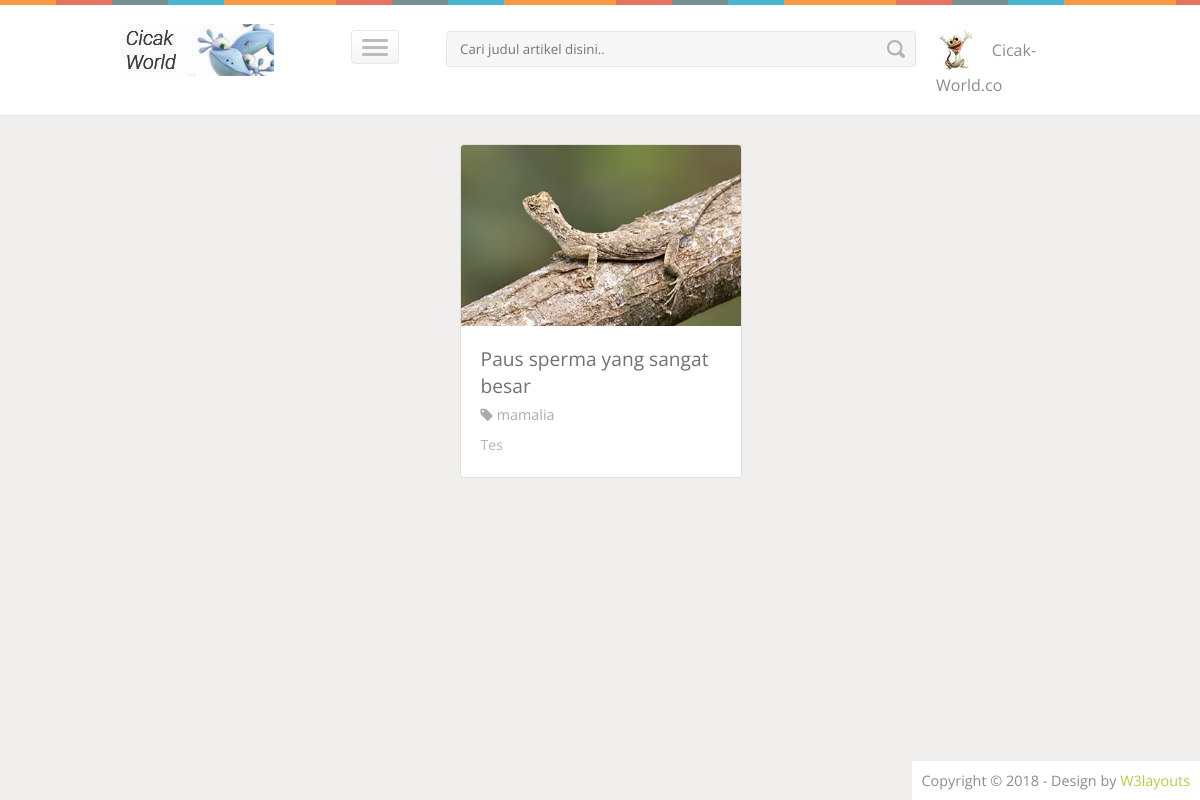
Before: / with the older database file.
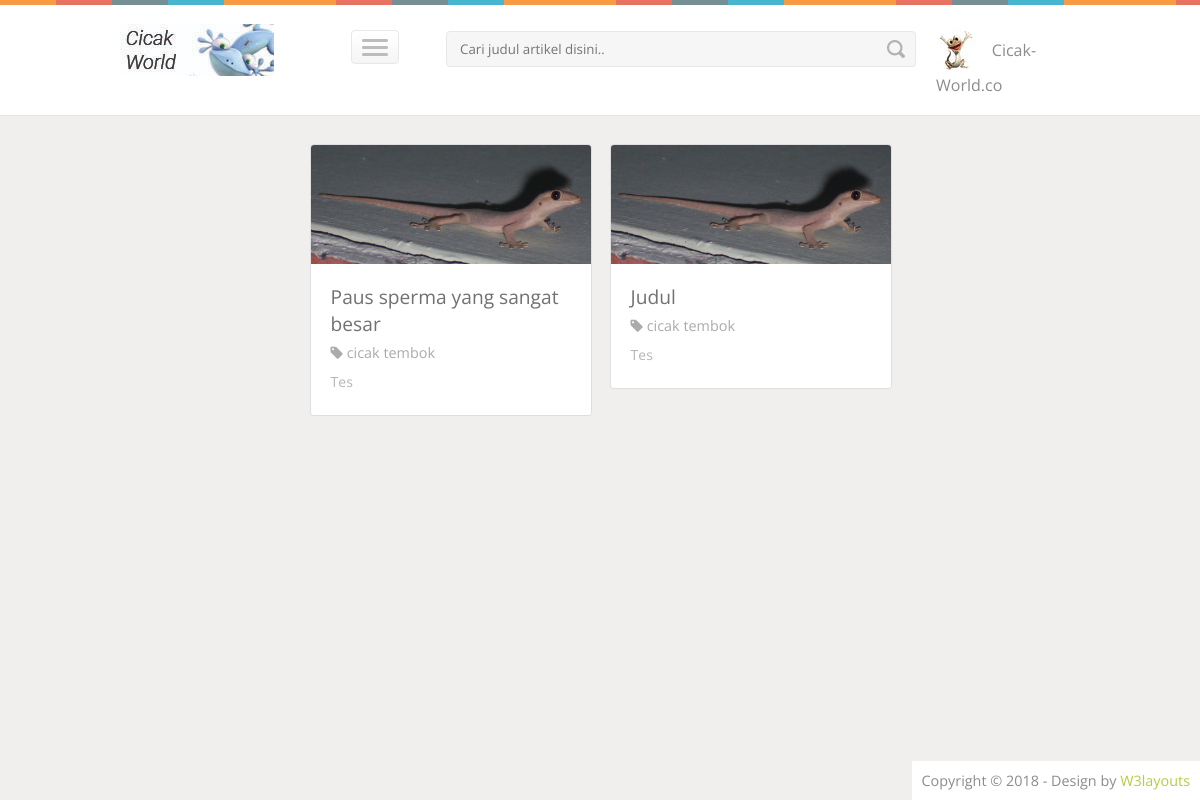
After: the same page with the newer database file.
### tables this page shows
CREATE TABLE `artikel` (
  `id` int(4) NOT NULL,
  `judul` varchar(100) NOT NULL,
  `kategori` varchar(30) NOT NULL,
  `tanggal_post` timestamp NOT NULL DEFAULT CURRENT_TIMESTAMP,
  `tanggal_edit` timestamp NULL DEFAULT NULL,
  `status` char(2) NOT NULL DEFAULT '1',
  `konten` text NOT NULL
);

### application/controllers/Site.php (called while the page is built, shortened)
<?php
class Site extends CI_Controller {
	public function __construct(){
		$this->load->model('artikel_model', 'artikel');
		$this->load->model('komentar_model', 'komentar');
		$this->load->model('user_model', 'user');
	}
	public function index()
	{
		$data['title'] = 'Informasi lengkap binatang - Cicak-Wworld.co';
		$data['page'] = 'site/index';
		$data['query'] = $this->artikel->get_all_home()->result_array();
		$this->load->view('core/layout/base_app', $data);
	}
}

### index.php (called while the page is built, shortened)
<?php
require_once BASEPATH.'core/CodeIgniter.php';

### application/models/Artikel_model.php (called while the page is built, shortened)
<?php
class Artikel_model extends CI_Model {
	public function get_all_home()
	{
		$this->db->where('status', '1');
		return $this->db->get('artikel');
	}
}

### application/views/site/index.php (the view, shortened to what this page needs)
<div class="content">
	<div class="wrap">
		<div id="main" role="main">
		<?php if (!empty($query)) { ?>
		<ul id="tiles">
			<?php foreach($query as $artikel): ?>
				<li id="post-article" data="<?php echo $artikel['id']; ?>">
					<?php if ($artikel['kategori'] == 'cicak tembok') { ?>
						<img src="<?php echo base_url('asset/images/cicak/cicak-tembok.png'); ?>" width="282" height="auto">
					<?php } elseif ($artikel['kategori'] == 'cicak kayu') { ?>
						<img src="<?php echo base_url('asset/images/cicak/cicak-kayu.png'); ?>" width="282" height="auto">
					<?php } elseif ($artikel['kategori'] == 'cicak gula') { ?>
						<img src="<?php echo base_url('asset/images/cicak/cicak-gula.png'); ?>" width="282" height="auto">
					<?php } elseif ($artikel['kategori'] == 'cicak batu') { ?>
						<img src="<?php echo base_url('asset/images/cicak/cicak-batu.png'); ?>" width="282" height="auto">
					<?php } else { ?>
						<img src="<?php echo base_url('asset/images/cicak/cicak-terbang.png'); ?>" width="282" height="auto">
					<?php } ?>
					<div class="post-info">
						<div class="post-basic-info">
							<h3><a href="<?php echo base_url('site/view/').$artikel['id']; ?>"><?php echo $artikel['judul']; ?></a></h3>
							<span><a href="#"><i class="fa fa-tag"></i> <?php echo $artikel['kategori']; ?></a></span>
							<?php if (strlen(strip_tags($artikel['konten'])) < 100) { ?>
							<p><?php echo strip_tags($artikel['konten']) ?></p>
							<?php } else { ?>
							<p><?php echo substr(strip_tags($artikel['konten']), 0, 99)."..."; ?></p>
							<?php } ?>
						</div>
					</div>
				</li>
			<?php endforeach; ?>
		</ul>
		<?php } else { ?>
		<p>Kata kunci "<?php echo $search ?>" tidak ditemukan.</p>
		<?php } ?>
		</div>
	</div>
</div>

### application/views/core/layout/base_app.php (shortened to what this page needs)
<!DOCTYPE HTML>
<html>
	<head>
		<link href="<?php echo base_url('asset/css/style.css') ?>" rel='stylesheet' type='text/css' />
		<link rel="stylesheet" href="<?php echo base_url('asset/css/main.css') ?>">
		<link rel="stylesheet" type="text/css" href="<?php echo base_url('asset/font-awesome/css/font-awesome.min.css'); ?>">
	</head>
	<body>
			<?php $this->load->view('core/navigation/default'); ?>
			<?php $this->load->view($page); ?>
		<div class="footer">
			<p>Copyright &copy; <?php echo date('Y'); ?> - Design by <a href="http://w3layouts.com/">W3layouts</a></p>
		</div>
	</body>
</html>

### application/views/core/navigation/default.php (shortened to what this page needs)
<div class="header">
	<div class="wrap">
		<div class="logo">
			<a href="<?php echo base_url() ?>"><img src="<?php echo base_url('asset/images/logo.jpg') ?>" title="pinbal" /></a>
		</div>
		<div class="nav-icon">
			 <a href="#" class="right_bt" id="activator"><span> </span> </a>
		</div>
		<div class="top-searchbar">
			<form method="get" action="<?php echo base_url('site/cari') ?>">
				<input type="text" name="q" placeholder="Cari judul artikel disini.." <?php if (isset($search)) { echo 'value = "'.$search.'"'; } ?> />
				<input type="submit" value="" />
			</form>
		</div>
		<div class="userinfo">
			<div class="user">
				<ul>
					<?php if($this->session->status == 'login_admin') { ?>
					<li><a href="<?php echo base_url('admin') ?>"><img src="<?php echo base_url('asset/images/user-pic.png') ?>" title="user-name" /><span>Admin</span></a></li>
					<?php } elseif ($this->session->status == 'login') { ?>
					<li><a href="<?php echo base_url('user/logout') ?>"><img src="<?php echo base_url('asset/images/cicak.jpg') ?>" title="Login" /><span>Logout</span></a></li>
					<?php } else { ?>
					<li><a href="<?php echo base_url('login') ?>"><img src="<?php echo base_url('asset/images/cicak.jpg') ?>" title="Login" /><span>Cicak-World.co</span></a></li>
					<?php } ?>
				</ul>
			</div>
		</div>
	</div>
</div>

### asset/css/style.css (style rules this page uses)
html,body,div,span,applet,object,iframe,h1,h2,h3,h4,h5,h6,p,blockquote,pre,a,abbr,acronym,address,big,cite,code,del,dfn,em,img,ins,kbd,q,s,samp,small,strike,strong,sub,sup,tt,var,b,u,i,dl,dt,dd,ol,nav ul,nav li,fieldset,form,label,legend,table,caption,tbody,tfoot,thead,tr,th,td,article,aside,canvas,details,embed,figure,figcaption,footer,header,hgroup,menu,nav,output,ruby,section,summary,time,mark,audio,video { margin:0;padding:0;border:0;font-size:100%;font:inherit;vertical-align:baseline; }
ol,ul { list-style:none;margin:0px;padding:0px; }
a { text-decoration:none; }
img { max-width:100%; }
body { font-family: 'Open Sans', sans-serif; background:#F0EFEE; }
.wrap { width:80%; margin:0 auto; }
.header { background:url(../images/border.png) repeat-x 0px 0px #FFF; padding: 1.5em 0 1.2em; border-bottom: 1px solid rgba(214, 213, 212, 0.64); position: fixed; width: 100%; top: 0; z-index: 999; }
.logo { float:left; }
.logo img { display:inline-block; }
.nav-icon { float: left; margin: 0.6% 2% 0 8%; width: 4.55%; }
.nav-icon a span { width:48px; height:34px; display:block; background:url(../images/nav-icon.png) no-repeat 0px 0px; }
.top-searchbar { float: left; width: 46%; position: relative; margin-left: 2em; }
.top-searchbar input[type="text"] { margin-top: 0.55em; width: 100%; padding: 0.58em 1em; border: 1px solid #E7E7E7; transition: border-color 0.3s all; -webkit-transition: border-color 0.3s all; -moz-transition: border-color 0.3s all; -o-transition: border-color 0.3s all; outline: none; border-radius: 0.3em; -webkit-border-radius: 0.3em; -moz-border-radius: 0.3em; -o-border-radius: 0.3em; -webkit-appearance: none; font-family: 'Open Sans', sans-serif; color:#777; position:relative; }
.top-searchbar input[type="text"] { background:#F7F6F6; }
.top-searchbar input[type="submit"] { position: absolute; background: url(../images/search-icon.png) no-repeat 0px 0px; height: 26px; width: 26px; display: inline-block; border: none; top: 12px; right: -22px; outline:none; cursor:pointer; }
.userinfo { float: right; width: 15%; margin-top: 0.3em; }
.user ul li { display:inline-block; }
.user ul li a span { vertical-align: middle; margin-left: 0.8em; font-size: 1em; }
.user ul li a { color:#8C8C8C; transition:0.5s all; -webkit-transition:0.5s all; -moz-transition:0.5s all; -o-transition:0.5s all; }
.user ul li a img { border-radius:30em; -webkit-border-radius:30em; -moz-border-radius:30em; -o-border-radius:30em; vertical-align:middle; }
.post-basic-info { padding: 7% 7% 5% 7%; }
.post-basic-info h3 a { color: #717171; font-size: 1.2em; margin-bottom: 0.2em; display: block; transition:0.5s all; -webkit-transition:0.5s all; -moz-transition:0.5s all; -o-transition:0.5s all; }
.post-basic-info span a { color:#ACAAAA; font-size:0.9em; }
.post-basic-info p { font-size: 0.875em; color: #B7B5B5; margin: 0.6em 0; line-height: 1.5em; }
.footer { position:fixed; bottom:10px; right:15px; }
.footer p { color:#8C8C8C; font-size:0.9em; }
.footer p a { color:#B9CB41; transition:0.5s all; -webkit-transition:0.5s all; -moz-transition:0.5s all; -o-transition:0.5s all; }
@media only screen and (max-width:1280px) and (min-width:1024px) { .wrap { width:80%; } }
@media only screen and (max-width:1280px) and (min-width:1024px) { .footer { bottom: 0px; right: 0px; background: #fff; padding: 10px; } }

### asset/css/main.css (style rules this page uses)
#main { margin-top: 9em; }
#tiles { list-style-type: none; position: relative; margin: 0; padding: 0; }
#tiles li { width: 280px; background-color: #ffffff; border: 1px solid #dedede; border-radius: 2px; -moz-border-radius: 2px; -webkit-border-radius: 2px; display: none; cursor: pointer; border-radius: 0.2em; }
#tiles li img { border-top-left-radius:0.2em; border-top-right-radius:0.2em; }
#tiles li img { display: block; }

Changed rows visible on the page:
changed artikel "Paus sperma yang sangat besar": kategori: picture added; kategori "mamalia" → "cicak tembok"; kategori: picture removed
added artikel: judul "Judul", kategori "cicak tembok", konten "Tes"
